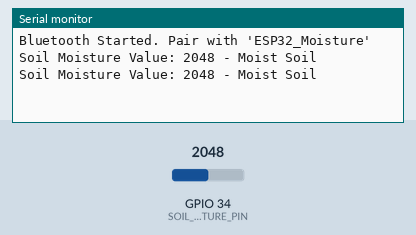
This sketch was run on a simulated ESP32. Parts: the last lines printed to the serial monitor. Inputs (shaded band) come from the test bench; at power-on: GPIO 34 (SOIL_MOISTURE_PIN) = 2048. Nothing arrives over Bluetooth unless stated.

Above: at 2.8 s.
2.9 s: GPIO 34 (SOIL_MOISTURE_PIN) set to 1555
At 4.5 s:
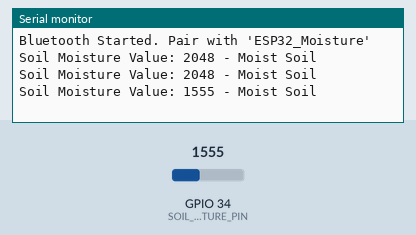
5.6 s: GPIO 34 (SOIL_MOISTURE_PIN) set to 1431
At 7.3 s:
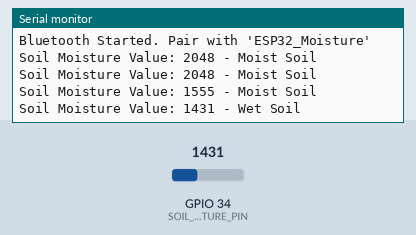

Measured:
- the behaviour switches between 1501 and 1500 on GPIO 34 (SOIL_MOISTURE_PIN) (found by bisection; images 1 and 2)
- after the input at 2.9 s, the serial monitor: prints a new line after 1.1 s (image 1)
- after the input at 5.6 s, the serial monitor: prints a new line after 0.40 s (image 2)

The sketch:

soil_moisture.ino
```cpp
#include "BluetoothSerial.h"
BluetoothSerial SerialBT;

#define SOIL_MOISTURE_PIN 34

void setup() {
  Serial.begin(115200);
  SerialBT.begin("Soil_Moisture");

  pinMode(SOIL_MOISTURE_PIN, INPUT);

  Serial.println("Bluetooth Started. Pair with 'ESP32_Moisture'");
  SerialBT.println("Soil Moisture Sensor Ready");
}

void loop() {
  int moisture = analogRead(SOIL_MOISTURE_PIN);
  String status;

  if (moisture > 3000) {
    status = "Dry Soil";
  } else if (moisture > 1500) {
    status = "Moist Soil";
  } else {
    status = "Wet Soil";
  }

  SerialBT.print("Soil Moisture Value: ");
  SerialBT.print(moisture);
  SerialBT.print(" - ");
  SerialBT.println(status);

  Serial.print("Soil Moisture Value: ");
  Serial.print(moisture);
  Serial.print(" - ");
  Serial.println(status);

  delay(2000);
}
```
